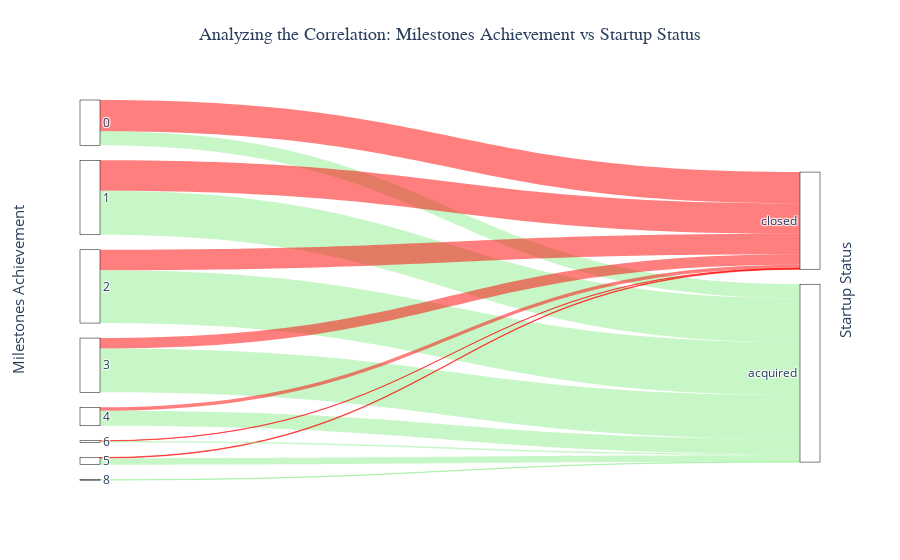

The notebook cell this image was saved under:
### Markdown cell above
##### **Does the number of milestones achieved impact a startup's chance of getting acquired?**

### Code cell
import plotly.graph_objects as go
import pandas as pd

# Assuming you already have your data_df with numerical "milestones" and "status" columns

# Group your data by milestones and status and count the occurrences
grouped = data_df.groupby(["milestones", "status"]).size().reset_index(name="count")
grouped.columns = ["source", "target", "value"]
grouped['target'] = grouped['target'].map({0: 'closed', 1: 'acquired'})
grouped['source'] = grouped.source.map({0: '0', 1: '1', 2: '2', 3: '3', 4: '4', 5: '5', 6: '6', 8: '8'})
links = pd.concat([grouped], axis=0)
unique_source_target = list(pd.unique(links[['source', 'target']].values.ravel('K')))
mapping_dict = {k: v for v, k in enumerate(unique_source_target)}
links['source'] = links['source'].map(mapping_dict)
links['target'] = links['target'].map(mapping_dict)

# Convert links DataFrame to dictionary
links_dict = links.to_dict(orient='list')

# Apply the color map to the links
# Directly use the 'acquired' and 'closed' labels to determine the color
link_colors = ['rgba(144, 238, 144, 0.5)' if target == 'acquired' else 'rgba(255, 0, 0, 0.5)' for target in grouped['target']]


fig = go.Figure(data=[go.Sankey(
    node=dict(
        pad=15,
        thickness=20,
        line=dict(color="black", width=0.5),
        label=unique_source_target,
        color="white"
    ),
    link=dict(
        source=links_dict["source"],
        target=links_dict["target"],
        value=links_dict["value"],
        color=link_colors  # Apply the colors to the links
    )
)])

fig.update_layout(
    annotations=[
        dict(
            x=0.5,  # Set x to 0.5 for centering horizontally
            y=1.20,  # Adjust y as needed 
            text="Analyzing the Correlation: Milestones Achievement vs Startup Status",
            showarrow=False,
            font=dict(
                size=18,
                family="Arial, sans-serif"  # Using a bold font family
            ),
            textangle=0,  
            xref="paper",
            yref="paper"
        ),
        # Add a comma here after the closing brace of the first dictionary
        dict(
            x=-0.10,  # Position to the left of the diagram
            y=0.5,    # Vertically centered
            text="Milestones Achievement",  # Text for the left side
            showarrow=False,
            font=dict(size=15),
            textangle=-90,  # Rotate text to be vertical
            xref="paper",
            yref="paper"
        ),
        dict(
            x=1.05,  # Position to the right of the diagram
            y=0.5,   # Vertically centered
            text="Startup Status",  # Text for the right side
            showarrow=False,
            font=dict(size=15),
            textangle=-90,  # Rotate text to be vertical
            xref="paper",
            yref="paper"
        )
    ]
)

fig.show()

### Figure 1 — Plotly figure (JSON) as saved in the notebook; plotly's stock layout.template omitted (floating-point values rounded to 4 significant figures)
{"data": [{"link": {"color": ["rgba(255, 0, 0, 0.5)", "rgba(144, 238, 144, 0.5)", "rgba(255, 0, 0, 0.5)", "rgba(144, 238, 144, 0.5)", "rgba(255, 0, 0, 0.5)", "rgba(144, 238, 144, 0.5)", "rgba(255, 0, 0, 0.5)", "rgba(144, 238, 144, 0.5)", "rgba(255, 0, 0, 0.5)", "rgba(144, 238, 144, 0.5)", "rgba(255, 0, 0, 0.5)", "rgba(144, 238, 144, 0.5)", "rgba(255, 0, 0, 0.5)", "rgba(144, 238, 144, 0.5)", "rgba(144, 238, 144, 0.5)"], "source": [0, 0, 1, 1, 2, 2, 3, 3, 4, 4, 5, 5, 6, 6, 7], "target": [8, 9, 8, 9, 8, 9, 8, 9, 8, 9, 8, 9, 8, 9, 9], "value": [105, 47, 102, 148, 69, 177, 35, 147, 12, 50, 2, 22, 1, 5, 1]}, "node": {"color": "white", "label": ["0", "1", "2", "3", "4", "5", "6", "8", "closed", "acquired"], "line": {"color": "black", "width": 0.5}, "pad": 15, "thickness": 20}, "type": "sankey"}], "layout": {"annotations": [{"font": {"family": "Arial, sans-serif", "size": 18}, "showarrow": false, "text": "Analyzing the Correlation: Milestones Achievement vs Startup Status", "textangle": 0, "x": 0.5, "xref": "paper", "y": 1.2, "yref": "paper"}, {"font": {"size": 15}, "showarrow": false, "text": "Milestones Achievement", "textangle": -90, "x": -0.1, "xref": "paper", "y": 0.5, "yref": "paper"}, {"font": {"size": 15}, "showarrow": false, "text": "Startup Status", "textangle": -90, "x": 1.05, "xref": "paper", "y": 0.5, "yref": "paper"}]}}
